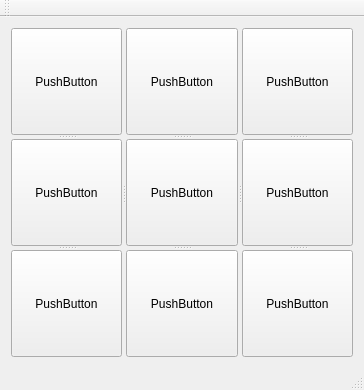
<?xml version="1.0" encoding="UTF-8"?>
<ui version="4.0">
 <class>MainWindow</class>
 <widget class="QMainWindow" name="MainWindow">
  <property name="geometry">
   <rect>
    <x>0</x>
    <y>0</y>
    <width>364</width>
    <height>390</height>
   </rect>
  </property>
  <property name="windowTitle">
   <string>MainWindow</string>
  </property>
  <widget class="QWidget" name="centralWidget">
   <layout class="QGridLayout" name="gridLayout_3">
    <item row="0" column="0">
     <widget class="QSplitter" name="splitter_4">
      <property name="orientation">
       <enum>Qt::Horizontal</enum>
      </property>
      <widget class="QSplitter" name="splitter">
       <property name="orientation">
        <enum>Qt::Vertical</enum>
       </property>
       <widget class="QPushButton" name="pushButton">
        <property name="text">
         <string>PushButton</string>
        </property>
       </widget>
       <widget class="QPushButton" name="pushButton_4">
        <property name="text">
         <string>PushButton</string>
        </property>
       </widget>
       <widget class="QPushButton" name="pushButton_7">
        <property name="text">
         <string>PushButton</string>
        </property>
       </widget>
      </widget>
      <widget class="QSplitter" name="splitter_2">
       <property name="orientation">
        <enum>Qt::Vertical</enum>
       </property>
       <widget class="QPushButton" name="pushButton_2">
        <property name="text">
         <string>PushButton</string>
        </property>
       </widget>
       <widget class="QPushButton" name="pushButton_5">
        <property name="text">
         <string>PushButton</string>
        </property>
       </widget>
       <widget class="QPushButton" name="pushButton_9">
        <property name="text">
         <string>PushButton</string>
        </property>
       </widget>
      </widget>
      <widget class="QSplitter" name="splitter_3">
       <property name="orientation">
        <enum>Qt::Vertical</enum>
       </property>
       <widget class="QPushButton" name="pushButton_3">
        <property name="text">
         <string>PushButton</string>
        </property>
       </widget>
       <widget class="QPushButton" name="pushButton_6">
        <property name="text">
         <string>PushButton</string>
        </property>
       </widget>
       <widget class="QPushButton" name="pushButton_8">
        <property name="text">
         <string>PushButton</string>
        </property>
       </widget>
      </widget>
     </widget>
    </item>
   </layout>
  </widget>
  <widget class="QMenuBar" name="menuBar">
   <property name="geometry">
    <rect>
     <x>0</x>
     <y>0</y>
     <width>364</width>
     <height>21</height>
    </rect>
   </property>
  </widget>
  <widget class="QToolBar" name="mainToolBar">
   <attribute name="toolBarArea">
    <enum>TopToolBarArea</enum>
   </attribute>
   <attribute name="toolBarBreak">
    <bool>false</bool>
   </attribute>
  </widget>
  <widget class="QStatusBar" name="statusBar"/>
 </widget>
 <layoutdefault spacing="6" margin="11"/>
 <resources/>
 <connections/>
 <slots>
  <slot>clickedPushButton()</slot>
 </slots>
</ui>
